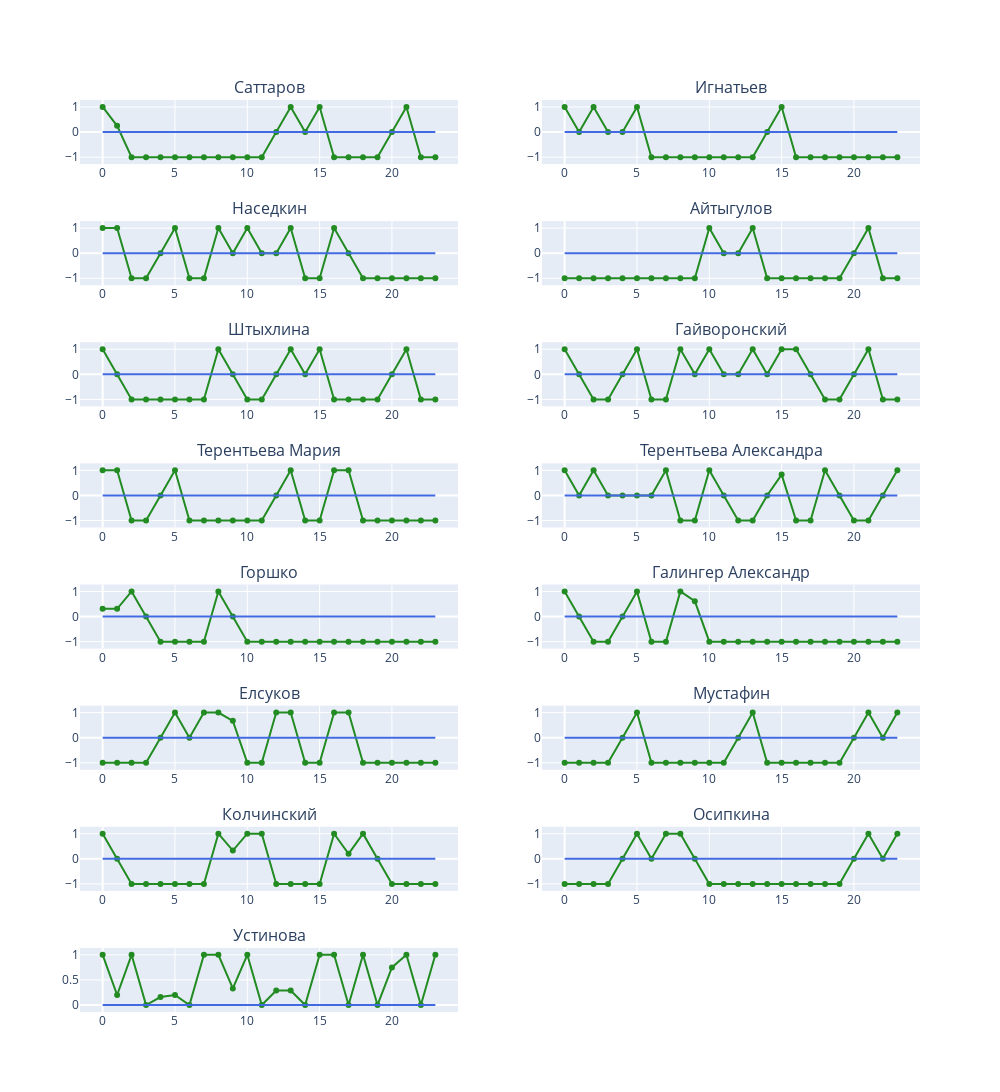

The notebook cell saved with this chart:
### Code cell
fig = make_subplots(rows=8, cols=2, subplot_titles=tuple(names))

for name_id, name in enumerate(names):
    fig.add_trace(go.Scatter(x=np.arange(24), 
                             y=error_table[name_id], 
                             hovertext=info,
                             mode='lines+markers', 
                             line=dict(color='forestgreen', width=2)
                            ), 
                  row=1 + name_id // 2, col=1 + name_id % 2)
    fig.add_trace(go.Scatter(x=np.arange(24), 
                             y=np.zeros(24), mode='lines', 
                             line=dict(color='royalblue', width=2)
                            ), 
                  row=1 + name_id // 2, col=1 + name_id % 2)

fig.update_layout(height=1600, width=1000, showlegend=False)
fig.show()

# Ниже описание графика

### Figure 1 — Plotly figure (JSON) as saved in the notebook; plotly's stock layout.template omitted (floating-point values rounded to 4 significant figures)
{"data": [{"hovertext": ["period: 1, Bid, cp", "period: 1, Bid, zero_cp", "period: 1, Buy, cp", "period: 1, Buy, zero_cp", "period: 1, Ask, cp", "period: 1, Ask, zero_cp", "period: 1, Sell, cp", "period: 1, Sell, zero_cp", "period: 2, Bid, cp", "period: 2, Bid, zero_cp", "period: 2, Buy, cp", "period: 2, Buy, zero_cp", "period: 2, Ask, cp", "period: 2, Ask, zero_cp", "period: 2, Sell, cp", "period: 2, Sell, zero_cp", "period: 3, Bid, cp", "period: 3, Bid, zero_cp", "period: 3, Buy, cp", "period: 3, Buy, zero_cp", "period: 3, Ask, cp", "period: 3, Ask, zero_cp", "period: 3, Sell, cp", "period: 3, Sell, zero_cp"], "line": {"color": "forestgreen", "width": 2}, "mode": "lines+markers", "type": "scatter", "x": [0, 1, 2, 3, 4, 5, 6, 7, 8, 9, 10, 11, 12, 13, 14, 15, 16, 17, 18, 19, 20, 21, 22, 23], "xaxis": "x", "y": [1, 0.25, -1, -1, -1, -1, -1, -1, -1, -1, -1, -1, 0, 1, 0, 1, -1, -1, -1, -1, 0, 1, -1, -1], "yaxis": "y"}, {"line": {"color": "royalblue", "width": 2}, "mode": "lines", "type": "scatter", "x": [0, 1, 2, 3, 4, 5, 6, 7, 8, 9, 10, 11, 12, 13, 14, 15, 16, 17, 18, 19, 20, 21, 22, 23], "xaxis": "x", "y": [0, 0, 0, 0, 0, 0, 0, 0, 0, 0, 0, 0, 0, 0, 0, 0, 0, 0, 0, 0, 0, 0, 0, 0], "yaxis": "y"}, {"hovertext": ["period: 1, Bid, cp", "period: 1, Bid, zero_cp", "period: 1, Buy, cp", "period: 1, Buy, zero_cp", "period: 1, Ask, cp", "period: 1, Ask, zero_cp", "period: 1, Sell, cp", "period: 1, Sell, zero_cp", "period: 2, Bid, cp", "period: 2, Bid, zero_cp", "period: 2, Buy, cp", "period: 2, Buy, zero_cp", "period: 2, Ask, cp", "period: 2, Ask, zero_cp", "period: 2, Sell, cp", "period: 2, Sell, zero_cp", "period: 3, Bid, cp", "period: 3, Bid, zero_cp", "period: 3, Buy, cp", "period: 3, Buy, zero_cp", "period: 3, Ask, cp", "period: 3, Ask, zero_cp", "period: 3, Sell, cp", "period: 3, Sell, zero_cp"], "line": {"color": "forestgreen", "width": 2}, "mode": "lines+markers", "type": "scatter", "x": [0, 1, 2, 3, 4, 5, 6, 7, 8, 9, 10, 11, 12, 13, 14, 15, 16, 17, 18, 19, 20, 21, 22, 23], "xaxis": "x2", "y": [1, 0, 1, 0, 0, 1, -1, -1, -1, -1, -1, -1, -1, -1, 0, 1, -1, -1, -1, -1, -1, -1, -1, -1], "yaxis": "y2"}, {"line": {"color": "royalblue", "width": 2}, "mode": "lines", "type": "scatter", "x": [0, 1, 2, 3, 4, 5, 6, 7, 8, 9, 10, 11, 12, 13, 14, 15, 16, 17, 18, 19, 20, 21, 22, 23], "xaxis": "x2", "y": [0, 0, 0, 0, 0, 0, 0, 0, 0, 0, 0, 0, 0, 0, 0, 0, 0, 0, 0, 0, 0, 0, 0, 0], "yaxis": "y2"}, {"hovertext": ["period: 1, Bid, cp", "period: 1, Bid, zero_cp", "period: 1, Buy, cp", "period: 1, Buy, zero_cp", "period: 1, Ask, cp", "period: 1, Ask, zero_cp", "period: 1, Sell, cp", "period: 1, Sell, zero_cp", "period: 2, Bid, cp", "period: 2, Bid, zero_cp", "period: 2, Buy, cp", "period: 2, Buy, zero_cp", "period: 2, Ask, cp", "period: 2, Ask, zero_cp", "period: 2, Sell, cp", "period: 2, Sell, zero_cp", "period: 3, Bid, cp", "period: 3, Bid, zero_cp", "period: 3, Buy, cp", "period: 3, Buy, zero_cp", "period: 3, Ask, cp", "period: 3, Ask, zero_cp", "period: 3, Sell, cp", "period: 3, Sell, zero_cp"], "line": {"color": "forestgreen", "width": 2}, "mode": "lines+markers", "type": "scatter", "x": [0, 1, 2, 3, 4, 5, 6, 7, 8, 9, 10, 11, 12, 13, 14, 15, 16, 17, 18, 19, 20, 21, 22, 23], "xaxis": "x3", "y": [1, 1, -1, -1, 0, 1, -1, -1, 1, 0, 1, 0, 0, 1, -1, -1, 1, 0, -1, -1, -1, -1, -1, -1], "yaxis": "y3"}, {"line": {"color": "royalblue", "width": 2}, "mode": "lines", "type": "scatter", "x": [0, 1, 2, 3, 4, 5, 6, 7, 8, 9, 10, 11, 12, 13, 14, 15, 16, 17, 18, 19, 20, 21, 22, 23], "xaxis": "x3", "y": [0, 0, 0, 0, 0, 0, 0, 0, 0, 0, 0, 0, 0, 0, 0, 0, 0, 0, 0, 0, 0, 0, 0, 0], "yaxis": "y3"}, {"hovertext": ["period: 1, Bid, cp", "period: 1, Bid, zero_cp", "period: 1, Buy, cp", "period: 1, Buy, zero_cp", "period: 1, Ask, cp", "period: 1, Ask, zero_cp", "period: 1, Sell, cp", "period: 1, Sell, zero_cp", "period: 2, Bid, cp", "period: 2, Bid, zero_cp", "period: 2, Buy, cp", "period: 2, Buy, zero_cp", "period: 2, Ask, cp", "period: 2, Ask, zero_cp", "period: 2, Sell, cp", "period: 2, Sell, zero_cp", "period: 3, Bid, cp", "period: 3, Bid, zero_cp", "period: 3, Buy, cp", "period: 3, Buy, zero_cp", "period: 3, Ask, cp", "period: 3, Ask, zero_cp", "period: 3, Sell, cp", "period: 3, Sell, zero_cp"], "line": {"color": "forestgreen", "width": 2}, "mode": "lines+markers", "type": "scatter", "x": [0, 1, 2, 3, 4, 5, 6, 7, 8, 9, 10, 11, 12, 13, 14, 15, 16, 17, 18, 19, 20, 21, 22, 23], "xaxis": "x4", "y": [-1, -1, -1, -1, -1, -1, -1, -1, -1, -1, 1, 0, 0, 1, -1, -1, -1, -1, -1, -1, 0, 1, -1, -1], "yaxis": "y4"}, {"line": {"color": "royalblue", "width": 2}, "mode": "lines", "type": "scatter", "x": [0, 1, 2, 3, 4, 5, 6, 7, 8, 9, 10, 11, 12, 13, 14, 15, 16, 17, 18, 19, 20, 21, 22, 23], "xaxis": "x4", "y": [0, 0, 0, 0, 0, 0, 0, 0, 0, 0, 0, 0, 0, 0, 0, 0, 0, 0, 0, 0, 0, 0, 0, 0], "yaxis": "y4"}, {"hovertext": ["period: 1, Bid, cp", "period: 1, Bid, zero_cp", "period: 1, Buy, cp", "period: 1, Buy, zero_cp", "period: 1, Ask, cp", "period: 1, Ask, zero_cp", "period: 1, Sell, cp", "period: 1, Sell, zero_cp", "period: 2, Bid, cp", "period: 2, Bid, zero_cp", "period: 2, Buy, cp", "period: 2, Buy, zero_cp", "period: 2, Ask, cp", "period: 2, Ask, zero_cp", "period: 2, Sell, cp", "period: 2, Sell, zero_cp", "period: 3, Bid, cp", "period: 3, Bid, zero_cp", "period: 3, Buy, cp", "period: 3, Buy, zero_cp", "period: 3, Ask, cp", "period: 3, Ask, zero_cp", "period: 3, Sell, cp", "period: 3, Sell, zero_cp"], "line": {"color": "forestgreen", "width": 2}, "mode": "lines+markers", "type": "scatter", "x": [0, 1, 2, 3, 4, 5, 6, 7, 8, 9, 10, 11, 12, 13, 14, 15, 16, 17, 18, 19, 20, 21, 22, 23], "xaxis": "x5", "y": [1, 0, -1, -1, -1, -1, -1, -1, 1, 0, -1, -1, 0, 1, 0, 1, -1, -1, -1, -1, 0, 1, -1, -1], "yaxis": "y5"}, {"line": {"color": "royalblue", "width": 2}, "mode": "lines", "type": "scatter", "x": [0, 1, 2, 3, 4, 5, 6, 7, 8, 9, 10, 11, 12, 13, 14, 15, 16, 17, 18, 19, 20, 21, 22, 23], "xaxis": "x5", "y": [0, 0, 0, 0, 0, 0, 0, 0, 0, 0, 0, 0, 0, 0, 0, 0, 0, 0, 0, 0, 0, 0, 0, 0], "yaxis": "y5"}, {"hovertext": ["period: 1, Bid, cp", "period: 1, Bid, zero_cp", "period: 1, Buy, cp", "period: 1, Buy, zero_cp", "period: 1, Ask, cp", "period: 1, Ask, zero_cp", "period: 1, Sell, cp", "period: 1, Sell, zero_cp", "period: 2, Bid, cp", "period: 2, Bid, zero_cp", "period: 2, Buy, cp", "period: 2, Buy, zero_cp", "period: 2, Ask, cp", "period: 2, Ask, zero_cp", "period: 2, Sell, cp", "period: 2, Sell, zero_cp", "period: 3, Bid, cp", "period: 3, Bid, zero_cp", "period: 3, Buy, cp", "period: 3, Buy, zero_cp", "period: 3, Ask, cp", "period: 3, Ask, zero_cp", "period: 3, Sell, cp", "period: 3, Sell, zero_cp"], "line": {"color": "forestgreen", "width": 2}, "mode": "lines+markers", "type": "scatter", "x": [0, 1, 2, 3, 4, 5, 6, 7, 8, 9, 10, 11, 12, 13, 14, 15, 16, 17, 18, 19, 20, 21, 22, 23], "xaxis": "x6", "y": [1, 0, -1, -1, 0, 1, -1, -1, 1, 0, 1, 0, 0, 1, 0, 1, 1, 0, -1, -1, 0, 1, -1, -1], "yaxis": "y6"}, {"line": {"color": "royalblue", "width": 2}, "mode": "lines", "type": "scatter", "x": [0, 1, 2, 3, 4, 5, 6, 7, 8, 9, 10, 11, 12, 13, 14, 15, 16, 17, 18, 19, 20, 21, 22, 23], "xaxis": "x6", "y": [0, 0, 0, 0, 0, 0, 0, 0, 0, 0, 0, 0, 0, 0, 0, 0, 0, 0, 0, 0, 0, 0, 0, 0], "yaxis": "y6"}, {"hovertext": ["period: 1, Bid, cp", "period: 1, Bid, zero_cp", "period: 1, Buy, cp", "period: 1, Buy, zero_cp", "period: 1, Ask, cp", "period: 1, Ask, zero_cp", "period: 1, Sell, cp", "period: 1, Sell, zero_cp", "period: 2, Bid, cp", "period: 2, Bid, zero_cp", "period: 2, Buy, cp", "period: 2, Buy, zero_cp", "period: 2, Ask, cp", "period: 2, Ask, zero_cp", "period: 2, Sell, cp", "period: 2, Sell, zero_cp", "period: 3, Bid, cp", "period: 3, Bid, zero_cp", "period: 3, Buy, cp", "period: 3, Buy, zero_cp", "period: 3, Ask, cp", "period: 3, Ask, zero_cp", "period: 3, Sell, cp", "period: 3, Sell, zero_cp"], "line": {"color": "forestgreen", "width": 2}, "mode": "lines+markers", "type": "scatter", "x": [0, 1, 2, 3, 4, 5, 6, 7, 8, 9, 10, 11, 12, 13, 14, 15, 16, 17, 18, 19, 20, 21, 22, 23], "xaxis": "x7", "y": [1, 1, -1, -1, 0, 1, -1, -1, -1, -1, -1, -1, 0, 1, -1, -1, 1, 1, -1, -1, -1, -1, -1, -1], "yaxis": "y7"}, {"line": {"color": "royalblue", "width": 2}, "mode": "lines", "type": "scatter", "x": [0, 1, 2, 3, 4, 5, 6, 7, 8, 9, 10, 11, 12, 13, 14, 15, 16, 17, 18, 19, 20, 21, 22, 23], "xaxis": "x7", "y": [0, 0, 0, 0, 0, 0, 0, 0, 0, 0, 0, 0, 0, 0, 0, 0, 0, 0, 0, 0, 0, 0, 0, 0], "yaxis": "y7"}, {"hovertext": ["period: 1, Bid, cp", "period: 1, Bid, zero_cp", "period: 1, Buy, cp", "period: 1, Buy, zero_cp", "period: 1, Ask, cp", "period: 1, Ask, zero_cp", "period: 1, Sell, cp", "period: 1, Sell, zero_cp", "period: 2, Bid, cp", "period: 2, Bid, zero_cp", "period: 2, Buy, cp", "period: 2, Buy, zero_cp", "period: 2, Ask, cp", "period: 2, Ask, zero_cp", "period: 2, Sell, cp", "period: 2, Sell, zero_cp", "period: 3, Bid, cp", "period: 3, Bid, zero_cp", "period: 3, Buy, cp", "period: 3, Buy, zero_cp", "period: 3, Ask, cp", "period: 3, Ask, zero_cp", "period: 3, Sell, cp", "period: 3, Sell, zero_cp"], "line": {"color": "forestgreen", "width": 2}, "mode": "lines+markers", "type": "scatter", "x": [0, 1, 2, 3, 4, 5, 6, 7, 8, 9, 10, 11, 12, 13, 14, 15, 16, 17, 18, 19, 20, 21, 22, 23], "xaxis": "x8", "y": [1, 0, 1, 0, 0, 0, 0, 1, -1, -1, 1, 0, -1, -1, 0, 0.83, -1, -1, 1, 0, -1, -1, 0, 1], "yaxis": "y8"}, {"line": {"color": "royalblue", "width": 2}, "mode": "lines", "type": "scatter", "x": [0, 1, 2, 3, 4, 5, 6, 7, 8, 9, 10, 11, 12, 13, 14, 15, 16, 17, 18, 19, 20, 21, 22, 23], "xaxis": "x8", "y": [0, 0, 0, 0, 0, 0, 0, 0, 0, 0, 0, 0, 0, 0, 0, 0, 0, 0, 0, 0, 0, 0, 0, 0], "yaxis": "y8"}, {"hovertext": ["period: 1, Bid, cp", "period: 1, Bid, zero_cp", "period: 1, Buy, cp", "period: 1, Buy, zero_cp", "period: 1, Ask, cp", "period: 1, Ask, zero_cp", "period: 1, Sell, cp", "period: 1, Sell, zero_cp", "period: 2, Bid, cp", "period: 2, Bid, zero_cp", "period: 2, Buy, cp", "period: 2, Buy, zero_cp", "period: 2, Ask, cp", "period: 2, Ask, zero_cp", "period: 2, Sell, cp", "period: 2, Sell, zero_cp", "period: 3, Bid, cp", "period: 3, Bid, zero_cp", "period: 3, Buy, cp", "period: 3, Buy, zero_cp", "period: 3, Ask, cp", "period: 3, Ask, zero_cp", "period: 3, Sell, cp", "period: 3, Sell, zero_cp"], "line": {"color": "forestgreen", "width": 2}, "mode": "lines+markers", "type": "scatter", "x": [0, 1, 2, 3, 4, 5, 6, 7, 8, 9, 10, 11, 12, 13, 14, 15, 16, 17, 18, 19, 20, 21, 22, 23], "xaxis": "x9", "y": [0.31, 0.31, 1, 0, -1, -1, -1, -1, 1, 0, -1, -1, -1, -1, -1, -1, -1, -1, -1, -1, -1, -1, -1, -1], "yaxis": "y9"}, {"line": {"color": "royalblue", "width": 2}, "mode": "lines", "type": "scatter", "x": [0, 1, 2, 3, 4, 5, 6, 7, 8, 9, 10, 11, 12, 13, 14, 15, 16, 17, 18, 19, 20, 21, 22, 23], "xaxis": "x9", "y": [0, 0, 0, 0, 0, 0, 0, 0, 0, 0, 0, 0, 0, 0, 0, 0, 0, 0, 0, 0, 0, 0, 0, 0], "yaxis": "y9"}, {"hovertext": ["period: 1, Bid, cp", "period: 1, Bid, zero_cp", "period: 1, Buy, cp", "period: 1, Buy, zero_cp", "period: 1, Ask, cp", "period: 1, Ask, zero_cp", "period: 1, Sell, cp", "period: 1, Sell, zero_cp", "period: 2, Bid, cp", "period: 2, Bid, zero_cp", "period: 2, Buy, cp", "period: 2, Buy, zero_cp", "period: 2, Ask, cp", "period: 2, Ask, zero_cp", "period: 2, Sell, cp", "period: 2, Sell, zero_cp", "period: 3, Bid, cp", "period: 3, Bid, zero_cp", "period: 3, Buy, cp", "period: 3, Buy, zero_cp", "period: 3, Ask, cp", "period: 3, Ask, zero_cp", "period: 3, Sell, cp", "period: 3, Sell, zero_cp"], "line": {"color": "forestgreen", "width": 2}, "mode": "lines+markers", "type": "scatter", "x": [0, 1, 2, 3, 4, 5, 6, 7, 8, 9, 10, 11, 12, 13, 14, 15, 16, 17, 18, 19, 20, 21, 22, 23], "xaxis": "x10", "y": [1, 0, -1, -1, 0, 1, -1, -1, 1, 0.61, -1, -1, -1, -1, -1, -1, -1, -1, -1, -1, -1, -1, -1, -1], "yaxis": "y10"}, {"line": {"color": "royalblue", "width": 2}, "mode": "lines", "type": "scatter", "x": [0, 1, 2, 3, 4, 5, 6, 7, 8, 9, 10, 11, 12, 13, 14, 15, 16, 17, 18, 19, 20, 21, 22, 23], "xaxis": "x10", "y": [0, 0, 0, 0, 0, 0, 0, 0, 0, 0, 0, 0, 0, 0, 0, 0, 0, 0, 0, 0, 0, 0, 0, 0], "yaxis": "y10"}, {"hovertext": ["period: 1, Bid, cp", "period: 1, Bid, zero_cp", "period: 1, Buy, cp", "period: 1, Buy, zero_cp", "period: 1, Ask, cp", "period: 1, Ask, zero_cp", "period: 1, Sell, cp", "period: 1, Sell, zero_cp", "period: 2, Bid, cp", "period: 2, Bid, zero_cp", "period: 2, Buy, cp", "period: 2, Buy, zero_cp", "period: 2, Ask, cp", "period: 2, Ask, zero_cp", "period: 2, Sell, cp", "period: 2, Sell, zero_cp", "period: 3, Bid, cp", "period: 3, Bid, zero_cp", "period: 3, Buy, cp", "period: 3, Buy, zero_cp", "period: 3, Ask, cp", "period: 3, Ask, zero_cp", "period: 3, Sell, cp", "period: 3, Sell, zero_cp"], "line": {"color": "forestgreen", "width": 2}, "mode": "lines+markers", "type": "scatter", "x": [0, 1, 2, 3, 4, 5, 6, 7, 8, 9, 10, 11, 12, 13, 14, 15, 16, 17, 18, 19, 20, 21, 22, 23], "xaxis": "x11", "y": [-1, -1, -1, -1, 0, 1, 0, 1, 1, 0.67, -1, -1, 1, 1, -1, -1, 1, 1, -1, -1, -1, -1, -1, -1], "yaxis": "y11"}, {"line": {"color": "royalblue", "width": 2}, "mode": "lines", "type": "scatter", "x": [0, 1, 2, 3, 4, 5, 6, 7, 8, 9, 10, 11, 12, 13, 14, 15, 16, 17, 18, 19, 20, 21, 22, 23], "xaxis": "x11", "y": [0, 0, 0, 0, 0, 0, 0, 0, 0, 0, 0, 0, 0, 0, 0, 0, 0, 0, 0, 0, 0, 0, 0, 0], "yaxis": "y11"}, {"hovertext": ["period: 1, Bid, cp", "period: 1, Bid, zero_cp", "period: 1, Buy, cp", "period: 1, Buy, zero_cp", "period: 1, Ask, cp", "period: 1, Ask, zero_cp", "period: 1, Sell, cp", "period: 1, Sell, zero_cp", "period: 2, Bid, cp", "period: 2, Bid, zero_cp", "period: 2, Buy, cp", "period: 2, Buy, zero_cp", "period: 2, Ask, cp", "period: 2, Ask, zero_cp", "period: 2, Sell, cp", "period: 2, Sell, zero_cp", "period: 3, Bid, cp", "period: 3, Bid, zero_cp", "period: 3, Buy, cp", "period: 3, Buy, zero_cp", "period: 3, Ask, cp", "period: 3, Ask, zero_cp", "period: 3, Sell, cp", "period: 3, Sell, zero_cp"], "line": {"color": "forestgreen", "width": 2}, "mode": "lines+markers", "type": "scatter", "x": [0, 1, 2, 3, 4, 5, 6, 7, 8, 9, 10, 11, 12, 13, 14, 15, 16, 17, 18, 19, 20, 21, 22, 23], "xaxis": "x12", "y": [-1, -1, -1, -1, 0, 1, -1, -1, -1, -1, -1, -1, 0, 1, -1, -1, -1, -1, -1, -1, 0, 1, 0, 1], "yaxis": "y12"}, {"line": {"color": "royalblue", "width": 2}, "mode": "lines", "type": "scatter", "x": [0, 1, 2, 3, 4, 5, 6, 7, 8, 9, 10, 11, 12, 13, 14, 15, 16, 17, 18, 19, 20, 21, 22, 23], "xaxis": "x12", "y": [0, 0, 0, 0, 0, 0, 0, 0, 0, 0, 0, 0, 0, 0, 0, 0, 0, 0, 0, 0, 0, 0, 0, 0], "yaxis": "y12"}, {"hovertext": ["period: 1, Bid, cp", "period: 1, Bid, zero_cp", "period: 1, Buy, cp", "period: 1, Buy, zero_cp", "period: 1, Ask, cp", "period: 1, Ask, zero_cp", "period: 1, Sell, cp", "period: 1, Sell, zero_cp", "period: 2, Bid, cp", "period: 2, Bid, zero_cp", "period: 2, Buy, cp", "period: 2, Buy, zero_cp", "period: 2, Ask, cp", "period: 2, Ask, zero_cp", "period: 2, Sell, cp", "period: 2, Sell, zero_cp", "period: 3, Bid, cp", "period: 3, Bid, zero_cp", "period: 3, Buy, cp", "period: 3, Buy, zero_cp", "period: 3, Ask, cp", "period: 3, Ask, zero_cp", "period: 3, Sell, cp", "period: 3, Sell, zero_cp"], "line": {"color": "forestgreen", "width": 2}, "mode": "lines+markers", "type": "scatter", "x": [0, 1, 2, 3, 4, 5, 6, 7, 8, 9, 10, 11, 12, 13, 14, 15, 16, 17, 18, 19, 20, 21, 22, 23], "xaxis": "x13", "y": [1, 0, -1, -1, -1, -1, -1, -1, 1, 0.33, 1, 1, -1, -1, -1, -1, 1, 0.2, 1, 0, -1, -1, -1, -1], "yaxis": "y13"}, {"line": {"color": "royalblue", "width": 2}, "mode": "lines", "type": "scatter", "x": [0, 1, 2, 3, 4, 5, 6, 7, 8, 9, 10, 11, 12, 13, 14, 15, 16, 17, 18, 19, 20, 21, 22, 23], "xaxis": "x13", "y": [0, 0, 0, 0, 0, 0, 0, 0, 0, 0, 0, 0, 0, 0, 0, 0, 0, 0, 0, 0, 0, 0, 0, 0], "yaxis": "y13"}, {"hovertext": ["period: 1, Bid, cp", "period: 1, Bid, zero_cp", "period: 1, Buy, cp", "period: 1, Buy, zero_cp", "period: 1, Ask, cp", "period: 1, Ask, zero_cp", "period: 1, Sell, cp", "period: 1, Sell, zero_cp", "period: 2, Bid, cp", "period: 2, Bid, zero_cp", "period: 2, Buy, cp", "period: 2, Buy, zero_cp", "period: 2, Ask, cp", "period: 2, Ask, zero_cp", "period: 2, Sell, cp", "period: 2, Sell, zero_cp", "period: 3, Bid, cp", "period: 3, Bid, zero_cp", "period: 3, Buy, cp", "period: 3, Buy, zero_cp", "period: 3, Ask, cp", "period: 3, Ask, zero_cp", "period: 3, Sell, cp", "period: 3, Sell, zero_cp"], "line": {"color": "forestgreen", "width": 2}, "mode": "lines+markers", "type": "scatter", "x": [0, 1, 2, 3, 4, 5, 6, 7, 8, 9, 10, 11, 12, 13, 14, 15, 16, 17, 18, 19, 20, 21, 22, 23], "xaxis": "x14", "y": [-1, -1, -1, -1, 0, 1, 0, 1, 1, 0, -1, -1, -1, -1, -1, -1, -1, -1, -1, -1, 0, 1, 0, 1], "yaxis": "y14"}, {"line": {"color": "royalblue", "width": 2}, "mode": "lines", "type": "scatter", "x": [0, 1, 2, 3, 4, 5, 6, 7, 8, 9, 10, 11, 12, 13, 14, 15, 16, 17, 18, 19, 20, 21, 22, 23], "xaxis": "x14", "y": [0, 0, 0, 0, 0, 0, 0, 0, 0, 0, 0, 0, 0, 0, 0, 0, 0, 0, 0, 0, 0, 0, 0, 0], "yaxis": "y14"}, {"hovertext": ["period: 1, Bid, cp", "period: 1, Bid, zero_cp", "period: 1, Buy, cp", "period: 1, Buy, zero_cp", "period: 1, Ask, cp", "period: 1, Ask, zero_cp", "period: 1, Sell, cp", "period: 1, Sell, zero_cp", "period: 2, Bid, cp", "period: 2, Bid, zero_cp", "period: 2, Buy, cp", "period: 2, Buy, zero_cp", "period: 2, Ask, cp", "period: 2, Ask, zero_cp", "period: 2, Sell, cp", "period: 2, Sell, zero_cp", "period: 3, Bid, cp", "period: 3, Bid, zero_cp", "period: 3, Buy, cp", "period: 3, Buy, zero_cp", "period: 3, Ask, cp", "period: 3, Ask, zero_cp", "period: 3, Sell, cp", "period: 3, Sell, zero_cp"], "line": {"color": "forestgreen", "width": 2}, "mode": "lines+markers", "type": "scatter", "x": [0, 1, 2, 3, 4, 5, 6, 7, 8, 9, 10, 11, 12, 13, 14, 15, 16, 17, 18, 19, 20, 21, 22, 23], "xaxis": "x15", "y": [1, 0.2, 1, 0, 0.16, 0.2, 0, 1, 1, 0.33, 1, 0, 0.29, 0.29, 0, 1, 1, 0, 1, 0, 0.75, 1, 0, 1], "yaxis": "y15"}, {"line": {"color": "royalblue", "width": 2}, "mode": "lines", "type": "scatter", "x": [0, 1, 2, 3, 4, 5, 6, 7, 8, 9, 10, 11, 12, 13, 14, 15, 16, 17, 18, 19, 20, 21, 22, 23], "xaxis": "x15", "y": [0, 0, 0, 0, 0, 0, 0, 0, 0, 0, 0, 0, 0, 0, 0, 0, 0, 0, 0, 0, 0, 0, 0, 0], "yaxis": "y15"}], "layout": {"annotations": [{"font": {"size": 16}, "showarrow": false, "text": "Саттаров", "x": 0.225, "xanchor": "center", "xref": "paper", "y": 1, "yanchor": "bottom", "yref": "paper"}, {"font": {"size": 16}, "showarrow": false, "text": "Игнатьев", "x": 0.775, "xanchor": "center", "xref": "paper", "y": 1, "yanchor": "bottom", "yref": "paper"}, {"font": {"size": 16}, "showarrow": false, "text": "Наседкин", "x": 0.225, "xanchor": "center", "xref": "paper", "y": 0.8672, "yanchor": "bottom", "yref": "paper"}, {"font": {"size": 16}, "showarrow": false, "text": "Айтыгулов", "x": 0.775, "xanchor": "center", "xref": "paper", "y": 0.8672, "yanchor": "bottom", "yref": "paper"}, {"font": {"size": 16}, "showarrow": false, "text": "Штыхлина", "x": 0.225, "xanchor": "center", "xref": "paper", "y": 0.7344, "yanchor": "bottom", "yref": "paper"}, {"font": {"size": 16}, "showarrow": false, "text": "Гайворонский", "x": 0.775, "xanchor": "center", "xref": "paper", "y": 0.7344, "yanchor": "bottom", "yref": "paper"}, {"font": {"size": 16}, "showarrow": false, "text": "Терентьева Мария", "x": 0.225, "xanchor": "center", "xref": "paper", "y": 0.6016, "yanchor": "bottom", "yref": "paper"}, {"font": {"size": 16}, "showarrow": false, "text": "Терентьева Александра", "x": 0.775, "xanchor": "center", "xref": "paper", "y": 0.6016, "yanchor": "bottom", "yref": "paper"}, {"font": {"size": 16}, "showarrow": false, "text": "Горшко", "x": 0.225, "xanchor": "center", "xref": "paper", "y": 0.4688, "yanchor": "bottom", "yref": "paper"}, {"font": {"size": 16}, "showarrow": false, "text": "Галингер Александр", "x": 0.775, "xanchor": "center", "xref": "paper", "y": 0.4688, "yanchor": "bottom", "yref": "paper"}, {"font": {"size": 16}, "showarrow": false, "text": "Елсуков", "x": 0.225, "xanchor": "center", "xref": "paper", "y": 0.3359, "yanchor": "bottom", "yref": "paper"}, {"font": {"size": 16}, "showarrow": false, "text": "Мустафин", "x": 0.775, "xanchor": "center", "xref": "paper", "y": 0.3359, "yanchor": "bottom", "yref": "paper"}, {"font": {"size": 16}, "showarrow": false, "text": "Колчинский", "x": 0.225, "xanchor": "center", "xref": "paper", "y": 0.2031, "yanchor": "bottom", "yref": "paper"}, {"font": {"size": 16}, "showarrow": false, "text": "Осипкина", "x": 0.775, "xanchor": "center", "xref": "paper", "y": 0.2031, "yanchor": "bottom", "yref": "paper"}, {"font": {"size": 16}, "showarrow": false, "text": "Устинова", "x": 0.225, "xanchor": "center", "xref": "paper", "y": 0.07031, "yanchor": "bottom", "yref": "paper"}], "height": 1600, "showlegend": false, "width": 1000, "xaxis": {"anchor": "y", "domain": [0, 0.45]}, "xaxis10": {"anchor": "y10", "domain": [0.55, 1]}, "xaxis11": {"anchor": "y11", "domain": [0, 0.45]}, "xaxis12": {"anchor": "y12", "domain": [0.55, 1]}, "xaxis13": {"anchor": "y13", "domain": [0, 0.45]}, "xaxis14": {"anchor": "y14", "domain": [0.55, 1]}, "xaxis15": {"anchor": "y15", "domain": [0, 0.45]}, "xaxis16": {"anchor": "y16", "domain": [0.55, 1]}, "xaxis2": {"anchor": "y2", "domain": [0.55, 1]}, "xaxis3": {"anchor": "y3", "domain": [0, 0.45]}, "xaxis4": {"anchor": "y4", "domain": [0.55, 1]}, "xaxis5": {"anchor": "y5", "domain": [0, 0.45]}, "xaxis6": {"anchor": "y6", "domain": [0.55, 1]}, "xaxis7": {"anchor": "y7", "domain": [0, 0.45]}, "xaxis8": {"anchor": "y8", "domain": [0.55, 1]}, "xaxis9": {"anchor": "y9", "domain": [0, 0.45]}, "yaxis": {"anchor": "x", "domain": [0.9297, 1]}, "yaxis10": {"anchor": "x10", "domain": [0.3984, 0.4688]}, "yaxis11": {"anchor": "x11", "domain": [0.2656, 0.3359]}, "yaxis12": {"anchor": "x12", "domain": [0.2656, 0.3359]}, "yaxis13": {"anchor": "x13", "domain": [0.1328, 0.2031]}, "yaxis14": {"anchor": "x14", "domain": [0.1328, 0.2031]}, "yaxis15": {"anchor": "x15", "domain": [0, 0.07031]}, "yaxis16": {"anchor": "x16", "domain": [0, 0.07031]}, "yaxis2": {"anchor": "x2", "domain": [0.9297, 1]}, "yaxis3": {"anchor": "x3", "domain": [0.7969, 0.8672]}, "yaxis4": {"anchor": "x4", "domain": [0.7969, 0.8672]}, "yaxis5": {"anchor": "x5", "domain": [0.6641, 0.7344]}, "yaxis6": {"anchor": "x6", "domain": [0.6641, 0.7344]}, "yaxis7": {"anchor": "x7", "domain": [0.5312, 0.6016]}, "yaxis8": {"anchor": "x8", "domain": [0.5312, 0.6016]}, "yaxis9": {"anchor": "x9", "domain": [0.3984, 0.4688]}}}
